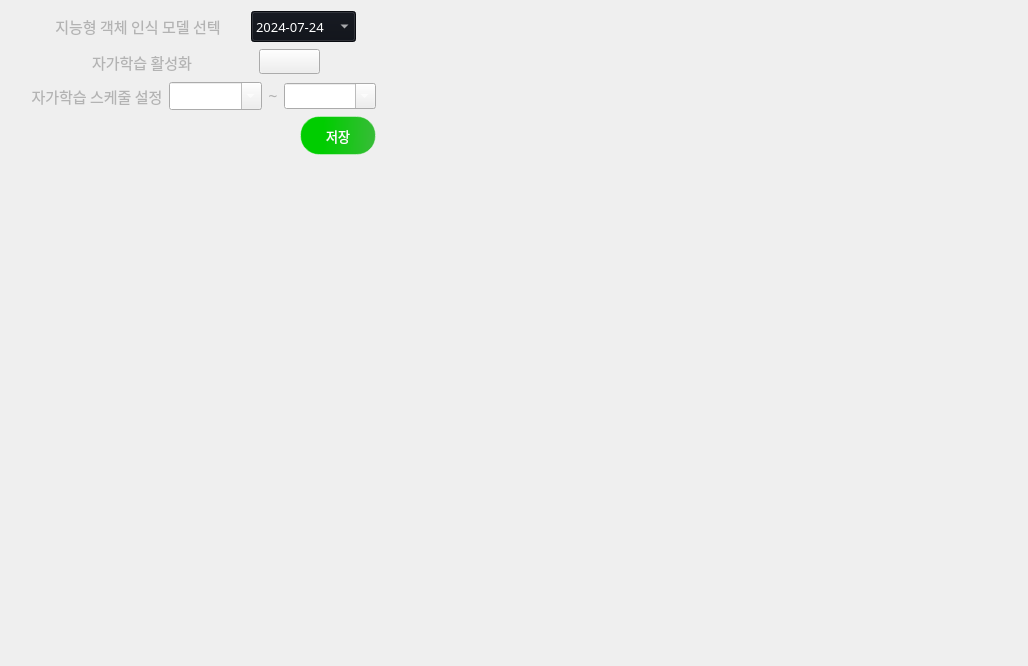
                  <widget class="QWidget" name="setting_ai_tab">
                   <layout class="QVBoxLayout" name="verticalLayout_52">
                    <item>
                     <layout class="QHBoxLayout" name="horizontalLayout_59">
                      <item>
                       <layout class="QVBoxLayout" name="verticalLayout_54">
                        <property name="leftMargin">
                         <number>20</number>
                        </property>
                        <item>
                         <layout class="QVBoxLayout" name="verticalLayout_56">
                          <property name="leftMargin">
                           <number>0</number>
                          </property>
                          <item>
                           <layout class="QHBoxLayout" name="horizontalLayout_53">
                            <item>
                             <widget class="QLabel" name="setting_ai_weight_label">
                              <property name="minimumSize">
                               <size>
                                <width>176</width>
                                <height>28</height>
                               </size>
                              </property>
                              <property name="maximumSize">
                               <size>
                                <width>176</width>
                                <height>28</height>
                               </size>
                              </property>
                              <property name="font">
                               <font>
                                <family>Sans</family>
                                <pointsize>11</pointsize>
                               </font>
                              </property>
                              <property name="styleSheet">
                               <string notr="true">color: rgb(179,179,179);
background-color: rgba(255, 255, 255, 0);</string>
                              </property>
                              <property name="text">
                               <string>지능형 객체 인식 모델 선텍</string>
                              </property>
                              <property name="alignment">
                               <set>Qt::AlignmentFlag::AlignCenter</set>
                              </property>
                             </widget>
                            </item>
                            <item>
                             <widget class="QComboBox" name="setting_setting_ai_weight_box">
                              <property name="minimumSize">
                               <size>
                                <width>105</width>
                                <height>31</height>
                               </size>
                              </property>
                              <property name="maximumSize">
                               <size>
                                <width>105</width>
                                <height>31</height>
                               </size>
                              </property>
                              <property name="font">
                               <font>
                                <family>Sans</family>
                                <pointsize>10</pointsize>
                                <bold>false</bold>
                               </font>
                              </property>
                              <property name="focusPolicy">
                               <enum>Qt::FocusPolicy::WheelFocus</enum>
                              </property>
                              <property name="styleSheet">
                               <string notr="true">color: rgb(255, 255, 255);
background-color: rgb(13, 16, 23);
selection-background-color: rgb(53, 132, 228);
</string>
                              </property>
                              <property name="currentText">
                               <string notr="true">2024-07-24</string>
                              </property>
                              <property name="currentIndex">
                               <number>0</number>
                              </property>
                              <property name="sizeAdjustPolicy">
                               <enum>QComboBox::SizeAdjustPolicy::AdjustToContentsOnFirstShow</enum>
                              </property>
                              <property name="placeholderText">
                               <string/>
                              </property>
                              <item>
                               <property name="text">
                                <string>2024-07-24</string>
                               </property>
                              </item>
                             </widget>
                            </item>
                           </layout>
                          </item>
                          <item>
                           <layout class="QHBoxLayout" name="horizontalLayout_55">
                            <item>
                             <widget class="QLabel" name="setting_self_training_label_2">
                              <property name="minimumSize">
                               <size>
                                <width>110</width>
                                <height>28</height>
                               </size>
                              </property>
                              <property name="maximumSize">
                               <size>
                                <width>110</width>
                                <height>28</height>
                               </size>
                              </property>
                              <property name="font">
                               <font>
                                <family>Sans</family>
                                <pointsize>11</pointsize>
                               </font>
                              </property>
                              <property name="styleSheet">
                               <string notr="true">color: rgb(179,179,179);
background-color: rgba(255, 255, 255, 0);</string>
                              </property>
                              <property name="text">
                               <string>자가학습 활성화</string>
                              </property>
                              <property name="alignment">
                               <set>Qt::AlignmentFlag::AlignCenter</set>
                              </property>
                             </widget>
                            </item>
                            <item>
                             <widget class="QPushButton" name="setting_detect_label_active_bnt_2">
                              <property name="minimumSize">
                               <size>
                                <width>61</width>
                                <height>25</height>
                               </size>
                              </property>
                              <property name="maximumSize">
                               <size>
                                <width>61</width>
                                <height>25</height>
                               </size>
                              </property>
                              <property name="text">
                               <string/>
                              </property>
                              <property name="icon">
                               <iconset resource="ms_ai_img.qrc">
                                <normaloff>:/newPrefix/images/icon-switch-off.png</normaloff>
                                <normalon>:/newPrefix/images/icon-switch-on.png</normalon>
                                <disabledon>:/newPrefix/images/icon-switch-on.png</disabledon>:/newPrefix/images/icon-switch-off.png</iconset>
                              </property>
                              <property name="iconSize">
                               <size>
                                <width>55</width>
                                <height>103</height>
                               </size>
                              </property>
                              <property name="checkable">
                               <bool>true</bool>
                              </property>
                             </widget>
                            </item>
                           </layout>
                          </item>
                          <item>
                           <layout class="QHBoxLayout" name="horizontalLayout_57">
                            <item>
                             <widget class="QLabel" name="setting_self_training_label">
                              <property name="minimumSize">
                               <size>
                                <width>1</width>
                                <height>28</height>
                               </size>
                              </property>
                              <property name="maximumSize">
                               <size>
                                <width>132</width>
                                <height>28</height>
                               </size>
                              </property>
                              <property name="font">
                               <font>
                                <family>Sans</family>
                                <pointsize>11</pointsize>
                               </font>
                              </property>
                              <property name="styleSheet">
                               <string notr="true">color: rgb(179,179,179);
background-color: rgba(255, 255, 255, 0);</string>
                              </property>
                              <property name="text">
                               <string>자가학습 스케줄 설정</string>
                              </property>
                              <property name="alignment">
                               <set>Qt::AlignmentFlag::AlignCenter</set>
                              </property>
                             </widget>
                            </item>
                            <item>
                             <layout class="QHBoxLayout" name="horizontalLayout_56">
                              <item>
                               <widget class="QComboBox" name="setting_self_training_start_box">
                                <property name="sizePolicy">
                                 <sizepolicy hsizetype="Preferred" vsizetype="Preferred">
                                  <horstretch>0</horstretch>
                                  <verstretch>0</verstretch>
                                 </sizepolicy>
                                </property>
                                <property name="minimumSize">
                                 <size>
                                  <width>56</width>
                                  <height>18</height>
                                 </size>
                                </property>
                                <property name="maximumSize">
                                 <size>
                                  <width>120</width>
                                  <height>16777215</height>
                                 </size>
                                </property>
                                <property name="font">
                                 <font>
                                  <family>Sans</family>
                                  <pointsize>10</pointsize>
                                  <bold>false</bold>
                                 </font>
                                </property>
                                <property name="styleSheet">
                                 <string notr="true">color: rgb(255, 255, 255);
selection-background-color: rgb(53, 132, 228);
</string>
                                </property>
                                <property name="editable">
                                 <bool>true</bool>
                                </property>
                                <property name="minimumContentsLength">
                                 <number>0</number>
                                </property>
                                <item>
                                 <property name="text">
                                  <string>00:00</string>
                                 </property>
                                </item>
                                <item>
                                 <property name="text">
                                  <string>01:00</string>
                                 </property>
                                </item>
                                <item>
                                 <property name="text">
                                  <string>02:00</string>
                                 </property>
                                </item>
                                <item>
                                 <property name="text">
                                  <string>03:00</string>
                                 </property>
                                </item>
                                <item>
                                 <property name="text">
                                  <string>04:00</string>
                                 </property>
                                </item>
                                <item>
                                 <property name="text">
                                  <string>05:00</string>
                                 </property>
                                </item>
                                <item>
                                 <property name="text">
                                  <string>06:00</string>
                                 </property>
                                </item>
                                <item>
                                 <property name="text">
                                  <string>07:00</string>
                                 </property>
                                </item>
                                <item>
                                 <property name="text">
                                  <string>08:00</string>
                                 </property>
                                </item>
                                <item>
                                 <property name="text">
                                  <string>09:00</string>
                                 </property>
                                </item>
                                <item>
                                 <property name="text">
                                  <string>10:00</string>
                                 </property>
                                </item>
                                <item>
                                 <property name="text">
                                  <string>11:00</string>
                                 </property>
                                </item>
                                <item>
                                 <property name="text">
                                  <string>12:00</string>
                                 </property>
                                </item>
                                <item>
                                 <property name="text">
                                  <string>13:00</string>
                                 </property>
                                </item>
                                <item>
                                 <property name="text">
                                  <string>14:00</string>
                                 </property>
                                </item>
                                <item>
                                 <property name="text">
                                  <string>15:00</string>
                                 </property>
                                </item>
                                <item>
                                 <property name="text">
                                  <string>16:00</string>
                                 </property>
                                </item>
                                <item>
                                 <property name="text">
                                  <string>17:00</string>
                                 </property>
                                </item>
                                <item>
                                 <property name="text">
                                  <string>18:00</string>
                                 </property>
                                </item>
                                <item>
                                 <property name="text">
                                  <string>19:00</string>
                                 </property>
                                </item>
                                <item>
                                 <property name="text">
                                  <string>20:00</string>
                                 </property>
                                </item>
                                <item>
                                 <property name="text">
                                  <string>21:00</string>
                                 </property>
                                </item>
                                <item>
                                 <property name="text">
                                  <string>22:00</string>
                                 </property>
                                </item>
                                <item>
                                 <property name="text">
                                  <string>23:00</string>
                                 </property>
                                </item>
                               </widget>
                              </item>
                              <item>
                               <widget class="QLabel" name="time_tilde">
                                <property name="sizePolicy">
                                 <sizepolicy hsizetype="Fixed" vsizetype="Fixed">
                                  <horstretch>0</horstretch>
                                  <verstretch>0</verstretch>
                                 </sizepolicy>
                                </property>
                                <property name="font">
                                 <font>
                                  <family>Sans</family>
                                  <pointsize>12</pointsize>
                                 </font>
                                </property>
                                <property name="styleSheet">
                                 <string notr="true">color: rgb(179,179,179);
background-color: rgba(191, 64, 64, 0);</string>
                                </property>
                                <property name="text">
                                 <string>~</string>
                                </property>
                                <property name="alignment">
                                 <set>Qt::AlignmentFlag::AlignCenter</set>
                                </property>
                               </widget>
                              </item>
                              <item>
                               <widget class="QComboBox" name="setting_self_training_end_box">
                                <property name="minimumSize">
                                 <size>
                                  <width>56</width>
                                  <height>18</height>
                                 </size>
                                </property>
                                <property name="font">
                                 <font>
                                  <family>Sans</family>
                                  <pointsize>10</pointsize>
                                  <bold>false</bold>
                                 </font>
                                </property>
                                <property name="styleSheet">
                                 <string notr="true">color: rgb(255, 255, 255);
selection-background-color: rgb(53, 132, 228);
</string>
                                </property>
                                <property name="editable">
                                 <bool>true</bool>
                                </property>
                                <property name="minimumContentsLength">
                                 <number>0</number>
                                </property>
                                <item>
                                 <property name="text">
                                  <string>00:00</string>
                                 </property>
                                </item>
                                <item>
                                 <property name="text">
                                  <string>01:00</string>
                                 </property>
                                </item>
                                <item>
                                 <property name="text">
                                  <string>02:00</string>
                                 </property>
                                </item>
                                <item>
                                 <property name="text">
                                  <string>03:00</string>
                                 </property>
                                </item>
                                <item>
                                 <property name="text">
                                  <string>04:00</string>
                                 </property>
                                </item>
                                <item>
                                 <property name="text">
                                  <string>05:00</string>
                                 </property>
                                </item>
                                <item>
                                 <property name="text">
                                  <string>06:00</string>
                                 </property>
                                </item>
                                <item>
                                 <property name="text">
                                  <string>07:00</string>
                                 </property>
                                </item>
                                <item>
                                 <property name="text">
                                  <string>08:00</string>
                                 </property>
                                </item>
                                <item>
                                 <property name="text">
                                  <string>09:00</string>
                                 </property>
                                </item>
                                <item>
                                 <property name="text">
                                  <string>10:00</string>
                                 </property>
                                </item>
                                <item>
                                 <property name="text">
                                  <string>11:00</string>
                                 </property>
                                </item>
                                <item>
                                 <property name="text">
                                  <string>12:00</string>
                                 </property>
                                </item>
                                <item>
                                 <property name="text">
                                  <string>13:00</string>
                                 </property>
                                </item>
                                <item>
                                 <property name="text">
                                  <string>14:00</string>
                                 </property>
                                </item>
                                <item>
                                 <property name="text">
                                  <string>15:00</string>
                                 </property>
                                </item>
                                <item>
                                 <property name="text">
                                  <string>16:00</string>
                                 </property>
                                </item>
                                <item>
                                 <property name="text">
                                  <string>17:00</string>
                                 </property>
                                </item>
                                <item>
                                 <property name="text">
                                  <string>18:00</string>
                                 </property>
                                </item>
                                <item>
                                 <property name="text">
                                  <string>19:00</string>
                                 </property>
                                </item>
                                <item>
                                 <property name="text">
                                  <string>20:00</string>
                                 </property>
                                </item>
                                <item>
                                 <property name="text">
                                  <string>21:00</string>
                                 </property>
                                </item>
                                <item>
                                 <property name="text">
                                  <string>22:00</string>
                                 </property>
                                </item>
                                <item>
                                 <property name="text">
                                  <string>23:00</string>
                                 </property>
                                </item>
                               </widget>
                              </item>
                             </layout>
                            </item>
                           </layout>
                          </item>
                          <item>
                           <layout class="QHBoxLayout" name="horizontalLayout_60">
                            <item>
                             <spacer name="horizontalSpacer_53">
                              <property name="orientation">
                               <enum>Qt::Orientation::Horizontal</enum>
                              </property>
                              <property name="sizeType">
                               <enum>QSizePolicy::Policy::Fixed</enum>
                              </property>
                              <property name="sizeHint" stdset="0">
                               <size>
                                <width>269</width>
                                <height>20</height>
                               </size>
                              </property>
                             </spacer>
                            </item>
                            <item>
                             <widget class="QPushButton" name="setting_ai_setting_svae_bnt">
                              <property name="sizePolicy">
                               <sizepolicy hsizetype="Expanding" vsizetype="Expanding">
                                <horstretch>0</horstretch>
                                <verstretch>0</verstretch>
                               </sizepolicy>
                              </property>
                              <property name="minimumSize">
                               <size>
                                <width>76</width>
                                <height>39</height>
                               </size>
                              </property>
                              <property name="maximumSize">
                               <size>
                                <width>76</width>
                                <height>39</height>
                               </size>
                              </property>
                              <property name="font">
                               <font>
                                <family>Sans</family>
                                <pointsize>10</pointsize>
                               </font>
                              </property>
                              <property name="cursor">
                               <cursorShape>PointingHandCursor</cursorShape>
                              </property>
                              <property name="styleSheet">
                               <string notr="true">
background-color: qlineargradient(spread:pad, x1:0.244, y1:0.477, x2:1, y2:0.489, stop:0.0845771 rgba(0, 205, 0, 255), stop:1 rgba(56, 188, 56, 255));
color: rgb(255, 255, 255);
border-radius: 19px;
border: 1px solid rgba(255, 255, 255, 100);
</string>
                              </property>
                              <property name="text">
                               <string>저장</string>
                              </property>
                             </widget>
                            </item>
                           </layout>
                          </item>
                         </layout>
                        </item>
                        <item>
                         <spacer name="verticalSpacer_28">
                          <property name="orientation">
                           <enum>Qt::Orientation::Vertical</enum>
                          </property>
                          <property name="sizeType">
                           <enum>QSizePolicy::Policy::Expanding</enum>
                          </property>
                          <property name="sizeHint" stdset="0">
                           <size>
                            <width>20</width>
                            <height>500</height>
                           </size>
                          </property>
                         </spacer>
                        </item>
                       </layout>
                      </item>
                      <item>
                       <spacer name="horizontalSpacer_52">
                        <property name="orientation">
                         <enum>Qt::Orientation::Horizontal</enum>
                        </property>
                        <property name="sizeType">
                         <enum>QSizePolicy::Policy::Expanding</enum>
                        </property>
                        <property name="sizeHint" stdset="0">
                         <size>
                          <width>641</width>
                          <height>20</height>
                         </size>
                        </property>
                       </spacer>
                      </item>
                     </layout>
                    </item>
                   </layout>
                  </widget>
